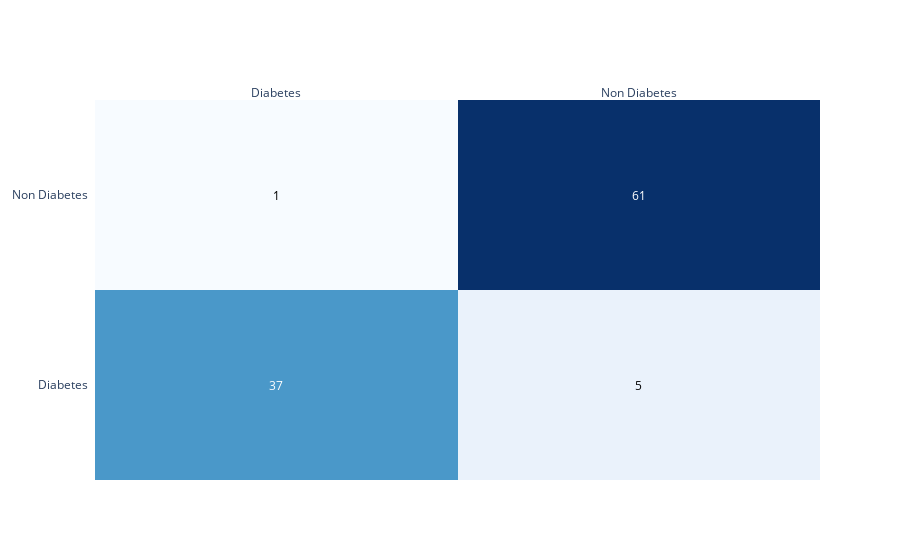

Write notebook code for a chart like this one.
### Code cell
# Create confusion matrix
labels = ['Diabetes','Non Diabetes']
fig = ff.create_annotated_heatmap(cm, x = labels, y = labels,colorscale='blues')
fig.show()

### Figure 1 — Plotly figure (JSON) as saved in the notebook; plotly's stock layout.template omitted (floating-point values rounded to 4 significant figures)
{"data": [{"colorscale": [[0, "rgb(247,251,255)"], [0.125, "rgb(222,235,247)"], [0.25, "rgb(198,219,239)"], [0.375, "rgb(158,202,225)"], [0.5, "rgb(107,174,214)"], [0.625, "rgb(66,146,198)"], [0.75, "rgb(33,113,181)"], [0.875, "rgb(8,81,156)"], [1, "rgb(8,48,107)"]], "reversescale": false, "showscale": false, "type": "heatmap", "x": ["Diabetes", "Non Diabetes"], "y": ["Diabetes", "Non Diabetes"], "z": [[37, 5], [1, 61]]}], "layout": {"annotations": [{"font": {"color": "#FFFFFF"}, "showarrow": false, "text": "37", "x": "Diabetes", "xref": "x", "y": "Diabetes", "yref": "y"}, {"font": {"color": "#000000"}, "showarrow": false, "text": "5", "x": "Non Diabetes", "xref": "x", "y": "Diabetes", "yref": "y"}, {"font": {"color": "#000000"}, "showarrow": false, "text": "1", "x": "Diabetes", "xref": "x", "y": "Non Diabetes", "yref": "y"}, {"font": {"color": "#FFFFFF"}, "showarrow": false, "text": "61", "x": "Non Diabetes", "xref": "x", "y": "Non Diabetes", "yref": "y"}], "xaxis": {"dtick": 1, "gridcolor": "rgb(0, 0, 0)", "side": "top", "ticks": ""}, "yaxis": {"dtick": 1, "ticks": "", "ticksuffix": "  "}}}
